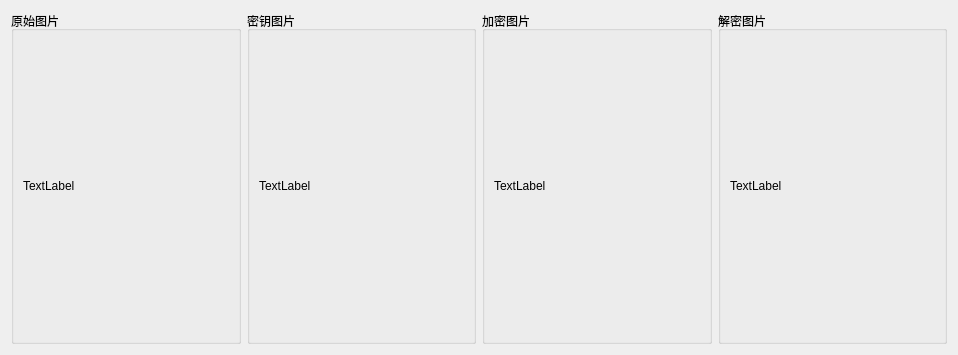
<?xml version="1.0" encoding="UTF-8"?>
<ui version="4.0">
 <class>Widget</class>
 <widget class="QWidget" name="Widget">
  <property name="geometry">
   <rect>
    <x>0</x>
    <y>0</y>
    <width>958</width>
    <height>355</height>
   </rect>
  </property>
  <property name="windowTitle">
   <string>Widget</string>
  </property>
  <layout class="QHBoxLayout" name="horizontalLayout">
   <item>
    <widget class="QGroupBox" name="groupBox">
     <property name="title">
      <string>原始图片</string>
     </property>
     <layout class="QVBoxLayout" name="verticalLayout">
      <item>
       <widget class="QLabel" name="originLabel">
        <property name="text">
         <string>TextLabel</string>
        </property>
       </widget>
      </item>
     </layout>
    </widget>
   </item>
   <item>
    <widget class="QGroupBox" name="groupBox_4">
     <property name="title">
      <string>密钥图片</string>
     </property>
     <layout class="QVBoxLayout" name="verticalLayout_4">
      <item>
       <widget class="QLabel" name="secLabel">
        <property name="text">
         <string>TextLabel</string>
        </property>
       </widget>
      </item>
     </layout>
    </widget>
   </item>
   <item>
    <widget class="QGroupBox" name="groupBox_2">
     <property name="title">
      <string>加密图片</string>
     </property>
     <layout class="QVBoxLayout" name="verticalLayout_2">
      <item>
       <widget class="QLabel" name="xorLabel">
        <property name="text">
         <string>TextLabel</string>
        </property>
       </widget>
      </item>
     </layout>
    </widget>
   </item>
   <item>
    <widget class="QGroupBox" name="groupBox_3">
     <property name="title">
      <string>解密图片</string>
     </property>
     <layout class="QVBoxLayout" name="verticalLayout_3">
      <item>
       <widget class="QLabel" name="retLabel">
        <property name="text">
         <string>TextLabel</string>
        </property>
       </widget>
      </item>
     </layout>
    </widget>
   </item>
  </layout>
 </widget>
 <resources/>
 <connections/>
</ui>
